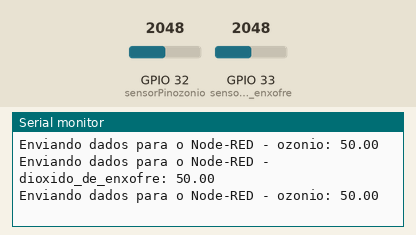
Simulated run of this sketch. Board: ESP32. Parts: the last lines printed to the serial monitor. The inputs (shaded band) are chosen by the test bench; at power-on: GPIO 32 (sensorPinozonio) = 2048, GPIO 33 (sensorPindioxido_de_enxofre) = 2048. WiFi joins after 1.5 s; servers stay silent unless stated; no MQTT or app messages arrive unless stated.

Above: at 2.7 s.
2.8 s: GPIO 32 (sensorPinozonio) set to 2866
At 4.1 s:
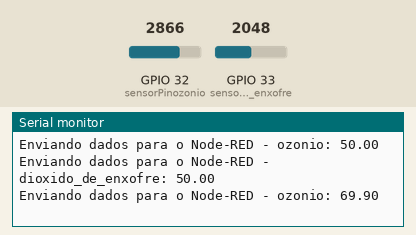
4.3 s: GPIO 33 (sensorPindioxido_de_enxofre) set to 2866
At 5.4 s:
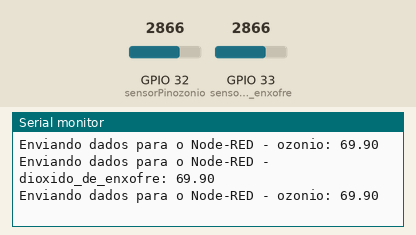
5.8 s: GPIO 32 (sensorPinozonio) set to 3603
At 7.1 s:
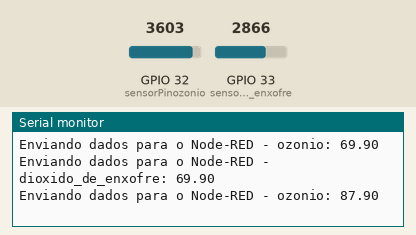
7.3 s: GPIO 33 (sensorPindioxido_de_enxofre) set to 3603
At 8.4 s:
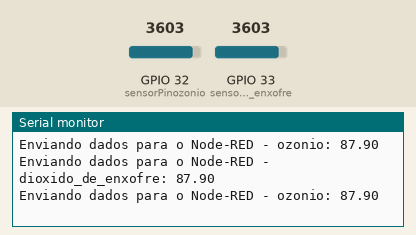
Timing chart, 0 to 9.8 s (numbered marks = the images above; inputs shaded):
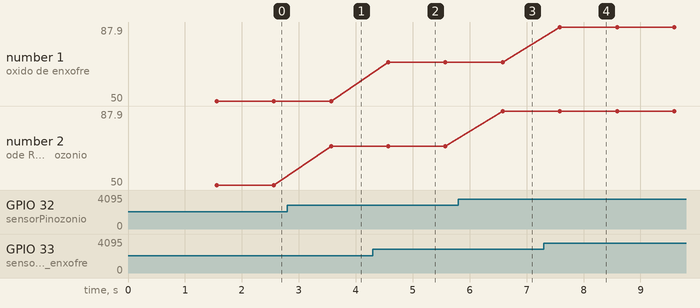

The sketch:

Polui__o_do_ar.ino
```cpp
#include <WiFi.h>
#include <PubSubClient.h>

const char* ssid = "SALA";
const char* password = "DIAS2020";
const char* mqttServer = "ec2kessiner.duckdns.org";
const int mqttPort = 1883;
const char* mqttUser = "kessiner";
const char* mqttPassword = "Kessiner10@";
const char* mqttTopicdioxido_de_enxofre = "esp32/dioxido_de_enxofre";
const char* mqttTopicozonio = "esp32/ozonio";
const int sensorPindioxido_de_enxofre = 33; // Potenciômetro de enxofre
const int sensorPinozonio = 32; // Potenciômetro de ozonio


WiFiClient espClient;
PubSubClient client(espClient);
void setup() {
  Serial.begin(115200);

  WiFi.begin(ssid, password);
  while (WiFi.status() != WL_CONNECTED) {
    delay(500);
    Serial.print(".");
  }
  Serial.println();
  Serial.print("Conectado ao WiFi com endereço IP: ");
  Serial.println(WiFi.localIP());

  client.setServer(mqttServer, mqttPort);
  while (!client.connected()) {
    Serial.println("Conectando ao servidor MQTT...");
    if (client.connect("ESP32Client", mqttUser, mqttPassword)) {
      Serial.println("Conectado ao servidor MQTT!");
    } else {
      Serial.print("Falha na conexão - Estado: ");
      Serial.print(client.state());
      delay(2000);
    }
  }
}

void loop() {
  int sensorValuedioxido_de_enxofre = analogRead(sensorPindioxido_de_enxofre);
  int sensorValueozonio = analogRead(sensorPinozonio);
float dioxido_de_enxofre = map(sensorValuedioxido_de_enxofre, 0, 4095, 0, 1000)/ 10.0;
float ozonio = map(sensorValueozonio, 0, 4095, 0, 1000)/ 10.0;
  String dioxido_de_enxofrePayload = String(dioxido_de_enxofre);
  String ozonioPayload = String(ozonio);
  Serial.print("Enviando dados para o Node-RED - dioxido_de_enxofre: ");
  Serial.println(dioxido_de_enxofre);
  client.publish(mqttTopicdioxido_de_enxofre, dioxido_de_enxofrePayload.c_str());
  Serial.print("Enviando dados para o Node-RED - ozonio: ");
  Serial.println(ozonio);
  client.publish(mqttTopicozonio, ozonioPayload.c_str());
  delay(1000);
}
```

Measured:
- after the input at 2.8 s, the serial monitor: prints a new line after 0.77 s (image 1)
- after the input at 4.3 s, the serial monitor: prints a new line after 0.27 s (image 2)
- after the input at 5.8 s, the serial monitor: prints a new line after 0.78 s (image 3)
- after the input at 7.3 s, the serial monitor: prints a new line after 0.28 s (image 4)
- plotted number 2: 50 → 69.9 after the input at 2.8 s, 69.9 → 87.9 after the input at 5.8 s
